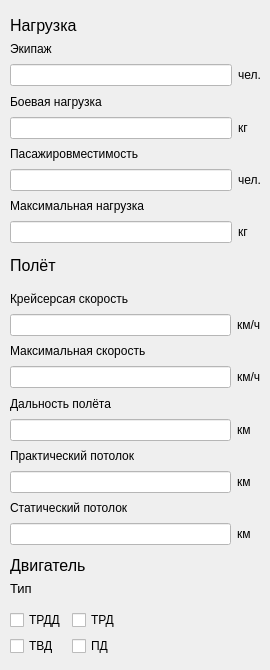
      <widget class="QWidget" name="page_4">
       <widget class="QLabel" name="H_load">
        <property name="geometry">
         <rect>
          <x>10</x>
          <y>10</y>
          <width>181</width>
          <height>31</height>
         </rect>
        </property>
        <property name="font">
         <font>
          <pointsize>12</pointsize>
         </font>
        </property>
        <property name="text">
         <string>Нагрузка</string>
        </property>
       </widget>
       <widget class="QWidget" name="gridLayoutWidget_14">
        <property name="geometry">
         <rect>
          <x>10</x>
          <y>40</y>
          <width>251</width>
          <height>203</height>
         </rect>
        </property>
        <layout class="QGridLayout" name="gridLayout_load_H">
         <item row="5" column="0">
          <widget class="QLineEdit" name="H_load_line_pascap">
           <property name="styleSheet">
            <string notr="true">background-color: rgb(255, 255, 255);</string>
           </property>
          </widget>
         </item>
         <item row="5" column="1">
          <widget class="QLabel" name="H_load_lb_pascap_ch">
           <property name="text">
            <string>чел.</string>
           </property>
          </widget>
         </item>
         <item row="0" column="0">
          <widget class="QLabel" name="H_load_lb_crew">
           <property name="text">
            <string>Экипаж</string>
           </property>
          </widget>
         </item>
         <item row="6" column="0">
          <widget class="QLabel" name="H_load_lb_maxlo">
           <property name="text">
            <string>Максимальная нагрузка</string>
           </property>
          </widget>
         </item>
         <item row="2" column="0">
          <widget class="QLabel" name="H_load_lb_comlo">
           <property name="text">
            <string>Боевая нагрузка</string>
           </property>
          </widget>
         </item>
         <item row="3" column="1">
          <widget class="QLabel" name="H_load_lb_comlo_kg">
           <property name="text">
            <string>кг</string>
           </property>
          </widget>
         </item>
         <item row="1" column="0">
          <widget class="QLineEdit" name="H_load_line_crew">
           <property name="styleSheet">
            <string notr="true">background-color: rgb(255, 255, 255);</string>
           </property>
          </widget>
         </item>
         <item row="1" column="1">
          <widget class="QLabel" name="H_load_lb_crew_ch">
           <property name="text">
            <string>чел.</string>
           </property>
          </widget>
         </item>
         <item row="3" column="0">
          <widget class="QLineEdit" name="H_load_line_comlo">
           <property name="styleSheet">
            <string notr="true">background-color: rgb(255, 255, 255);</string>
           </property>
          </widget>
         </item>
         <item row="4" column="0">
          <widget class="QLabel" name="H_load_lb_pascap">
           <property name="text">
            <string>Пасажировместимость</string>
           </property>
          </widget>
         </item>
         <item row="7" column="0">
          <widget class="QLineEdit" name="H_load_line_maxlo">
           <property name="styleSheet">
            <string notr="true">background-color: rgb(255, 255, 255);</string>
           </property>
          </widget>
         </item>
         <item row="7" column="1">
          <widget class="QLabel" name="H_load_lb_msxlo_kg">
           <property name="text">
            <string>кг</string>
           </property>
          </widget>
         </item>
        </layout>
       </widget>
       <widget class="QLabel" name="H_flight">
        <property name="geometry">
         <rect>
          <x>10</x>
          <y>250</y>
          <width>181</width>
          <height>31</height>
         </rect>
        </property>
        <property name="font">
         <font>
          <pointsize>12</pointsize>
         </font>
        </property>
        <property name="text">
         <string>Полёт</string>
        </property>
       </widget>
       <widget class="QWidget" name="gridLayoutWidget_15">
        <property name="geometry">
         <rect>
          <x>10</x>
          <y>290</y>
          <width>251</width>
          <height>255</height>
         </rect>
        </property>
        <layout class="QGridLayout" name="gridLayout_flight_H">
         <item row="3" column="2">
          <widget class="QLabel" name="H_fl_lb_maxsp_kmh">
           <property name="text">
            <string>км/ч</string>
           </property>
          </widget>
         </item>
         <item row="1" column="2">
          <widget class="QLabel" name="H_fl_lb_cruis_kmh">
           <property name="text">
            <string>км/ч</string>
           </property>
          </widget>
         </item>
         <item row="3" column="0">
          <widget class="QLineEdit" name="H_fl_line_maxsp">
           <property name="styleSheet">
            <string notr="true">background-color: rgb(255, 255, 255);</string>
           </property>
          </widget>
         </item>
         <item row="4" column="0">
          <widget class="QLabel" name="H_fl_lb_rang">
           <property name="text">
            <string>Дальность полёта</string>
           </property>
          </widget>
         </item>
         <item row="2" column="0">
          <widget class="QLabel" name="H_fl_lb_maxsp">
           <property name="text">
            <string>Максимальная скорость</string>
           </property>
          </widget>
         </item>
         <item row="0" column="0">
          <widget class="QLabel" name="H_fl_lb_cruis">
           <property name="text">
            <string>Крейсерсая скорость</string>
           </property>
          </widget>
         </item>
         <item row="7" column="0">
          <widget class="QLineEdit" name="H_fl_line_prhi">
           <property name="styleSheet">
            <string notr="true">background-color: rgb(255, 255, 255);</string>
           </property>
          </widget>
         </item>
         <item row="7" column="2">
          <widget class="QLabel" name="H_fl_lb_prhi_km">
           <property name="text">
            <string>км</string>
           </property>
          </widget>
         </item>
         <item row="6" column="0">
          <widget class="QLabel" name="H_fl_lb_prhi">
           <property name="text">
            <string>Практический потолок</string>
           </property>
          </widget>
         </item>
         <item row="1" column="0">
          <widget class="QLineEdit" name="H_fl_line_cruis">
           <property name="styleSheet">
            <string notr="true">background-color: rgb(255, 255, 255);</string>
           </property>
          </widget>
         </item>
         <item row="5" column="2">
          <widget class="QLabel" name="H_fl_lb_rang_km">
           <property name="text">
            <string>км</string>
           </property>
          </widget>
         </item>
         <item row="5" column="0">
          <widget class="QLineEdit" name="H_fl_line_range">
           <property name="styleSheet">
            <string notr="true">background-color: rgb(255, 255, 255);</string>
           </property>
          </widget>
         </item>
         <item row="8" column="0">
          <widget class="QLabel" name="H_fl_lb_sthi">
           <property name="text">
            <string>Статический потолок</string>
           </property>
          </widget>
         </item>
         <item row="9" column="0">
          <widget class="QLineEdit" name="H_fl_line_sthi">
           <property name="styleSheet">
            <string notr="true">background-color: rgb(255, 255, 255);</string>
           </property>
          </widget>
         </item>
         <item row="9" column="2">
          <widget class="QLabel" name="H_fl_lb_sthi_km">
           <property name="text">
            <string>км</string>
           </property>
          </widget>
         </item>
        </layout>
       </widget>
       <widget class="QWidget" name="formLayoutWidget_17">
        <property name="geometry">
         <rect>
          <x>10</x>
          <y>610</y>
          <width>251</width>
          <height>51</height>
         </rect>
        </property>
        <layout class="QFormLayout" name="formLayout_eng_H">
         <item row="0" column="0">
          <widget class="QCheckBox" name="H_eng_type_cb_TRDD">
           <property name="text">
            <string>ТРДД</string>
           </property>
          </widget>
         </item>
         <item row="0" column="1">
          <widget class="QCheckBox" name="H_eng_type_cb_TRD">
           <property name="text">
            <string>ТРД</string>
           </property>
          </widget>
         </item>
         <item row="1" column="0">
          <widget class="QCheckBox" name="H_eng_type_cb_TVD">
           <property name="text">
            <string>ТВД</string>
           </property>
          </widget>
         </item>
         <item row="1" column="1">
          <widget class="QCheckBox" name="checkBox_74">
           <property name="text">
            <string>ПД</string>
           </property>
          </widget>
         </item>
        </layout>
       </widget>
       <widget class="QLabel" name="H_eng">
        <property name="geometry">
         <rect>
          <x>10</x>
          <y>550</y>
          <width>181</width>
          <height>31</height>
         </rect>
        </property>
        <property name="font">
         <font>
          <pointsize>12</pointsize>
         </font>
        </property>
        <property name="text">
         <string>Двигатель</string>
        </property>
       </widget>
       <widget class="QLabel" name="H_eng_type">
        <property name="geometry">
         <rect>
          <x>10</x>
          <y>580</y>
          <width>55</width>
          <height>16</height>
         </rect>
        </property>
        <property name="font">
         <font>
          <pointsize>10</pointsize>
         </font>
        </property>
        <property name="text">
         <string>Тип</string>
        </property>
       </widget>
      </widget>
